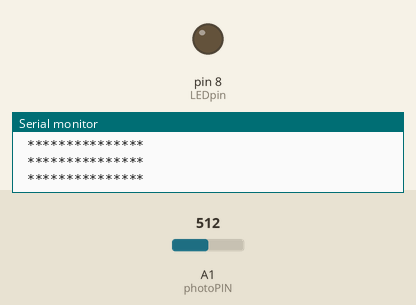
Simulated run of this sketch. Board: Arduino Uno, built with avr-gcc and run on an emulated ATmega328P. On the bench: output pins drawn as LEDs (lit = HIGH), the last lines printed to the serial monitor. The inputs (shaded band) are chosen by the test bench; at power-on: A1 (photoPIN) = 512.

Above: at 1.2 s.
1.3 s: A1 (photoPIN) set to 211
4.3 s: A1 (photoPIN) set to 184
At 4.6 s:
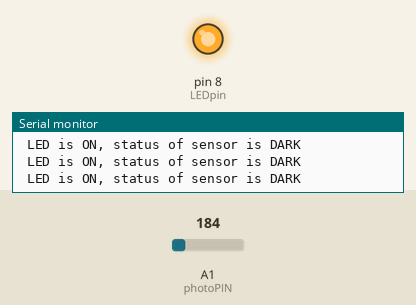
5.8 s: A1 (photoPIN) set to 210
At 6.3 s:
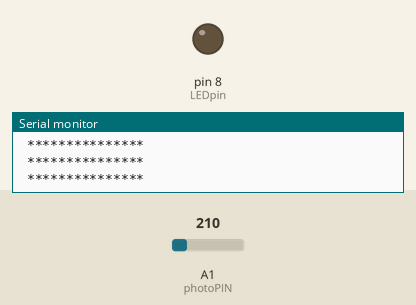
Timing chart, 0 to 8.8 s (numbered marks = the images above; inputs shaded):
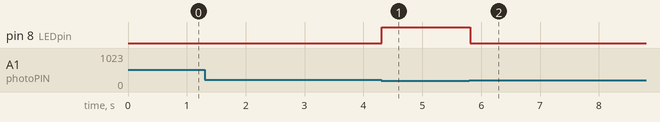

The sketch:

LDRExample.ino
```cpp
const int LEDpin = 8;
const int photoPIN = A1;

void setup()
{
  Serial.begin(9600);
  pinMode(photoPIN, INPUT);
  pinMode(LEDpin, OUTPUT);
}
void loop()
{

  int sensorStatus = analogRead(photoPIN);
  if (sensorStatus <200)
  {
    digitalWrite(LEDpin, HIGH);
    Serial.println(" LED is ON, status of sensor is DARK");
  }
  else
  {
    digitalWrite(LEDpin, LOW);
    Serial.println(" ***************");
  }
}  
```

Measured:
- the behaviour switches between 200 and 199 on A1 (photoPIN) (found by bisection; images 0 and 1)
- after the input at 4.3 s, pin 8 (LEDpin): LOW → HIGH at once
- after the input at 5.8 s, pin 8 (LEDpin): HIGH → LOW at once
